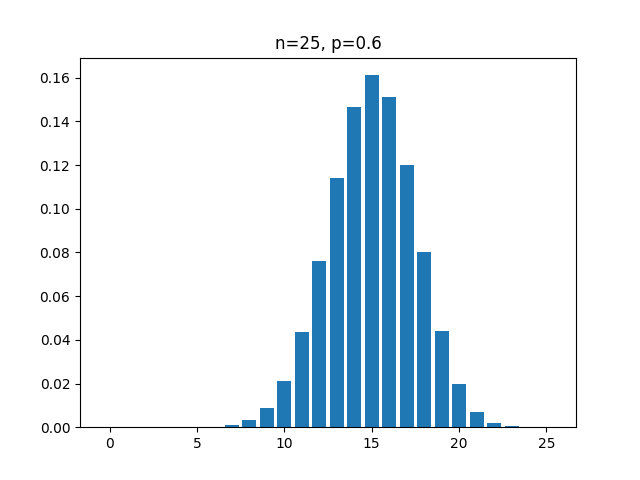

Reproduce this figure in Python.
import matplotlib.pyplot as plt
import numpy as np
from scipy.stats import binom
import scipy.stats as stats

# 定义二项分布的参数
n = 25  # 总试验次数
p = 0.6  # 成功的概率

# 生成X轴上的值，即成功的次数
x = np.arange(0, n+1)

# 计算每个成功次数对应的概率
pmf = binom.pmf(x, n, p)

mean = n * p  # 均值
std_dev = np.sqrt(n * p * (1 - p))  # 标准差

lower_bound = mean - 2 * std_dev  # 区间下界
upper_bound = mean + 2 * std_dev  # 区间上界

# 使用CDF计算概率
probability = stats.norm.cdf(upper_bound, loc=mean, scale=std_dev) \
    - stats.norm.cdf(lower_bound, loc=mean, scale=std_dev)
print('probability: ', probability)

# 绘制二项分布图
plt.bar(x, pmf)
plt.title('n={}, p={}'.format(n, p))
plt.show()
